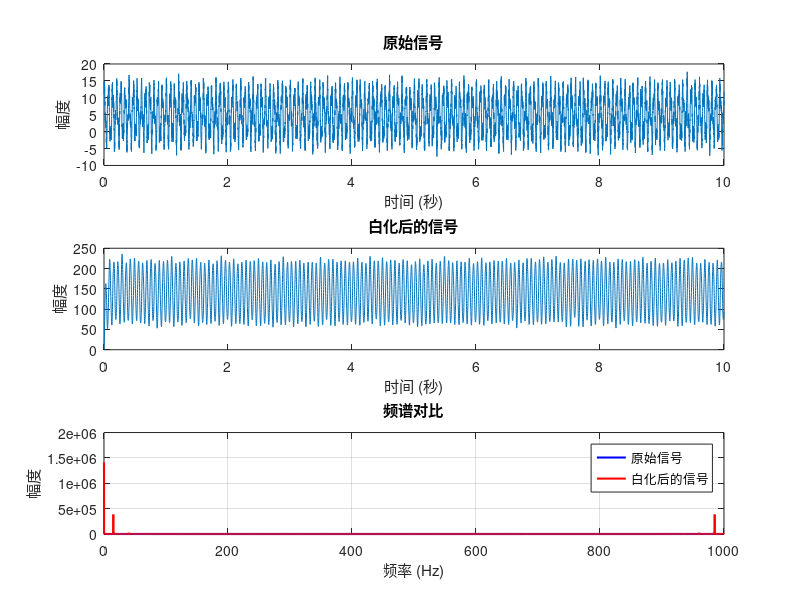

Recreate this plot in MATLAB.
clc; clear; close all;
fs = 1000;
t = 0:0.001:10;
x = 5 + 7*cos(2*pi*15*t - 30*pi/180) + 3*cos(2*pi*40*t - 90*pi/180);
x = x + randn(size(t));     %添加噪声 

% 假设你的输入信号是x，采样频率为fs
% 调整下面的参数以满足你的需求
order = 10; % AR 模型的阶数
r = 0.99; % 白化滤波器的相关系数

% 计算信号的自相关函数
[Rxx, lag] = xcorr(x, 'coeff');

% 截取自相关函数的正半轴
Rxx = Rxx(lag >= 0);

% 估计 AR 模型参数
[a, ~, ~] = aryule(Rxx, order);

% 计算白化滤波器的系数
b = sqrt(1 - r^2);

% 使用白化滤波器处理输入信号
x_whitened = filter(b, a, x);

% 绘制原始信号和白化后的信号
t = (0:length(x)-1) * (1/fs); % 时间轴
figure;
subplot(3,1,1);
plot(t, x);
title('原始信号');
xlabel('时间 (秒)');
ylabel('幅度');
subplot(3,1,2);
plot(t, x_whitened);
title('白化后的信号');
xlabel('时间 (秒)');
ylabel('幅度');

% 进行频谱分析
N = length(x); % 信号长度
f = (0:N-1)*(fs/N); % 频率轴
X = fft(x); % 原始信号的频谱
X_whitened = fft(x_whitened); % 白化后信号的频谱

% 绘制频谱图
subplot(3,1,3);
plot(f, abs(X), 'b', 'LineWidth', 1.5);
hold on;
plot(f, abs(X_whitened), 'r', 'LineWidth', 1.5);
title('频谱对比');
xlabel('频率 (Hz)');
ylabel('幅度');
legend('原始信号', '白化后的信号');
grid on;

